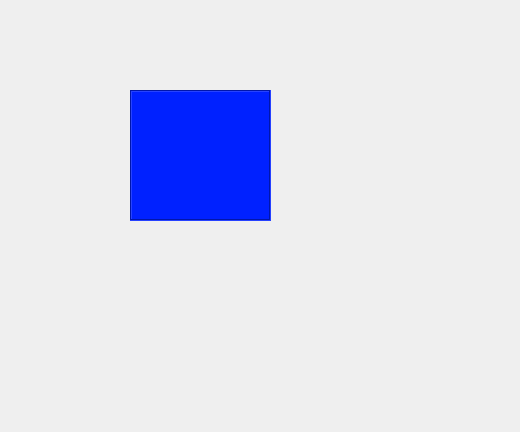
<?xml version="1.0" encoding="UTF-8"?>
<ui version="4.0">
 <class>MouseDialog</class>
 <widget class="QDialog" name="MouseDialog">
  <property name="geometry">
   <rect>
    <x>0</x>
    <y>0</y>
    <width>520</width>
    <height>432</height>
   </rect>
  </property>
  <property name="windowTitle">
   <string>MouseDialog</string>
  </property>
  <widget class="QLabel" name="label">
   <property name="geometry">
    <rect>
     <x>130</x>
     <y>90</y>
     <width>141</width>
     <height>131</height>
    </rect>
   </property>
   <property name="styleSheet">
    <string notr="true">background-color: rgb(255, 255, 255);
background-color: rgb(0, 33, 255);</string>
   </property>
   <property name="frameShape">
    <enum>QFrame::Box</enum>
   </property>
   <property name="frameShadow">
    <enum>QFrame::Sunken</enum>
   </property>
   <property name="text">
    <string/>
   </property>
  </widget>
 </widget>
 <layoutdefault spacing="6" margin="11"/>
 <resources/>
 <connections/>
</ui>
